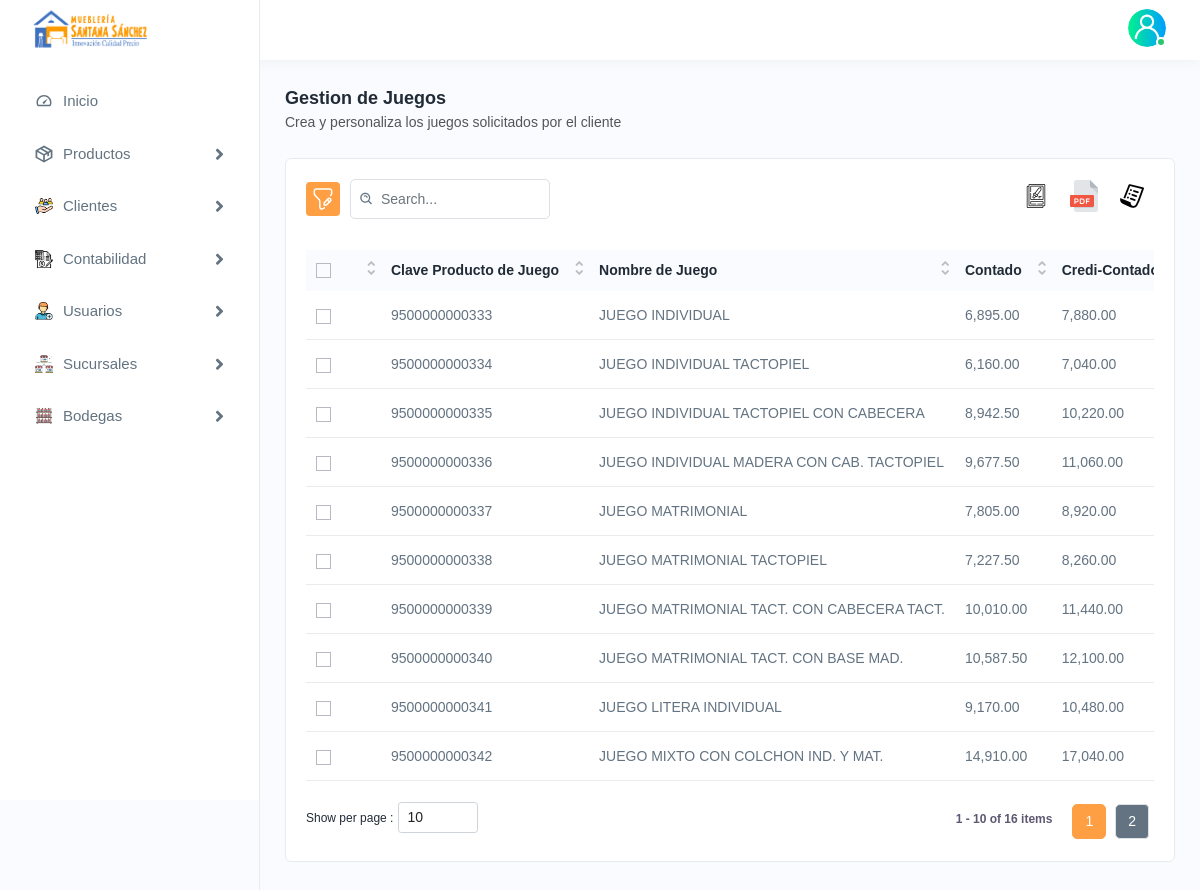
Page /juegos.php (signed in) on the committed database.
### tables this page shows
CREATE TABLE `suc_productos`  (
  `ID_PROD_SUC` int(10) UNSIGNED ZEROFILL NOT NULL AUTO_INCREMENT,
  `ID_CENTRO_OPERACIONES` int(10) UNSIGNED ZEROFILL NOT NULL,
  `CLAVE_PRODUCTO` varchar(14) NOT NULL,
  `EXISTENCIAS` int NOT NULL,
  PRIMARY KEY (`ID_PROD_SUC`) USING BTREE,
  INDEX `SUC_T1`(`ID_CENTRO_OPERACIONES` ASC) USING BTREE,
  INDEX `PROD_RL1`(`CLAVE_PRODUCTO` ASC) USING BTREE,
  CONSTRAINT `PROD_RL1` FOREIGN KEY (`CLAVE_PRODUCTO`) REFERENCES `productos` (`CLAVE_PRODUCTO`) ON DELETE RESTRICT ON UPDATE CASCADE,
  CONSTRAINT `SUC_T1` FOREIGN KEY (`ID_CENTRO_OPERACIONES`) REFERENCES `sucursales_bodegas` (`ID_CENTRO_OPERACIONES`) ON DELETE RESTRICT ON UPDATE CASCADE
);

CREATE TABLE `productos`  (
  `CLAVE_PRODUCTO` varchar(14) NOT NULL,
  `NOMBRE_PRODUCTO` varchar(150) NOT NULL,
  `ID_MARCA` int(11) UNSIGNED ZEROFILL NOT NULL,
  `CARACTERISTICAS_PRODUCTO` varchar(255) NOT NULL,
  `ID_COLOR` int(11) UNSIGNED ZEROFILL NOT NULL,
  `PRECIO_CONTADO` double NOT NULL,
  `PRECIO_CREDI_CONTADO` double NOT NULL,
  `PRECIO_CREDITO` double NOT NULL,
  `ENGANCHE` double NOT NULL,
  `COMISION` double NOT NULL,
  `ID_CLASIFICACION` int(10) UNSIGNED ZEROFILL NOT NULL,
  PRIMARY KEY (`CLAVE_PRODUCTO`) USING BTREE,
  INDEX `COLOR_PRO`(`ID_COLOR` ASC) USING BTREE,
  INDEX `MARCA_PRO`(`ID_MARCA` ASC) USING BTREE,
  INDEX `CLAS_PRO`(`ID_CLASIFICACION` ASC) USING BTREE,
  CONSTRAINT `CLAS_PRO` FOREIGN KEY (`ID_CLASIFICACION`) REFERENCES `clasificacion_productos` (`ID_CLASIFICACION`) ON DELETE RESTRICT ON UPDATE CASCADE,
  CONSTRAINT `COLOR_PRO` FOREIGN KEY (`ID_COLOR`) REFERENCES `colores` (`ID_COLOR`) ON DELETE RESTRICT ON UPDATE CASCADE,
  CONSTRAINT `MARCA_PRO` FOREIGN KEY (`ID_MARCA`) REFERENCES `marcas` (`ID_MARCA`) ON DELETE RESTRICT ON UPDATE CASCADE
);

### juegos.php (the view, shortened to what this page needs)
<!DOCTYPE html>
<html lang="en">
<head>
    <link rel="stylesheet" href="assets/css/bootstrap.min.css">
    <link rel="stylesheet" href="assets/css/animate.css">
    <link rel="stylesheet" href="assets/plugins/select2/css/select2.min.css">
    <link rel="stylesheet" href="assets/css/dataTables.bootstrap4.min.css">
    <link rel="stylesheet" href="assets/plugins/fontawesome/css/fontawesome.min.css">
    <link rel="stylesheet" href="assets/plugins/fontawesome/css/all.min.css">
    <link rel="stylesheet" href="assets/css/style.css">
    <link rel="stylesheet" href="assets/css/style_ventana.css">
    <link rel="stylesheet" href="assets/css/style2.css">
    <link rel="stylesheet" href="assets/css/style3.css">
    <link rel="stylesheet" href="assets/css/style4.css">
    <link rel="stylesheet" href="assets/css/style8.css">
</head>
<body>
    <div class="main-wrapper">
        <div class="header">
            <div class="header-left active">
                <a href="index.php" class="logo">
                    <img src="assets/img/logo_santana_dd1.png" alt="">
                </a>
            </div>
            <ul class="nav user-menu">
                <li class="nav-item dropdown has-arrow main-drop">
                    <a href="javascript:void(0);" class="dropdown-toggle nav-link userset" data-bs-toggle="dropdown">
                        <span class="user-img"><img src="assets/img/usuario.png" alt="">
                            <span class="status online"></span></span>
                    </a>
                </li>
            </ul>
        </div>
        <div class="sidebar" id="sidebar">
            <div class="sidebar-inner slimscroll">
                <div id="sidebar-menu" class="sidebar-menu">
                    <ul>
                        <li>
                            <a href="index.php"><img src="assets/img/icons/dashboard.svg" alt="img"><span>
                                    Inicio</span> </a>
                        </li>
                        <li class="submenu" id="productos4">
                            <a href="javascript:void(0);"><img src="assets/img/icons/product.svg" alt="img"><span>
                                    Productos</span> <span class="menu-arrow"></span></a>
                        </li>
                        <li class="submenu" id="clientes4">
                            <a href="javascript:void(0);"><img src="assets/img/icons/cliente.png" alt="img"><span>
                                    Clientes</span> <span class="menu-arrow"></span></a>
                        </li>
                        <li class="submenu" id="Contabilidad4">
                            <a href="javascript:void(0);"><img src="assets/img/icons/contabilidad.png" alt="img"><span>
                                    Contabilidad</span> <span class="menu-arrow"></span></a>
                        </li>
                        <li class="submenu" id="colaboradores4">
                            <a href="javascript:void(0);"><img src="assets/img/icons/agregar-usuario.png"
                                    alt="img"><span>
                                    Usuarios</span> <span class="menu-arrow"></span></a>
                        </li>
                        <li class="submenu" id="sucursales4">
                            <a href="javascript:void(0);"><img src="assets/img/icons/sucursales.png" alt="img"><span>
                                    Sucursales</span> <span class="menu-arrow"></span></a>
                        </li>
                        <li class="submenu" id="bodegas4">
                            <a href="javascript:void(0);"><img src="assets/img/icons/bodega (1).png" alt="img"><span>
                                    Bodegas</span> <span class="menu-arrow"></span></a>
                        </li>
                    </ul>
                </div>
            </div>
        </div>
        <div class="page-wrapper">
            <div class="content">
                <div class="page-header">
                    <div class="page-title">
                        <h4>Gestion de Juegos</h4>
                        <h6>Crea y personaliza los juegos solicitados por el cliente</h6>
                    </div>
                </div>
                <div class="card">
                    <div class="card-body">
                        <div class="table-top">
                            <div class="search-set">
                                <div class="search-path">
                                    <a class="btn btn-filter" id="filter_search">
                                        <img src="assets/img/icons/filter.svg" alt="img">
                                    </a>
                                </div>
                                <div class="search-input">
                                    <a class="btn btn-searchset"><img src="assets/img/icons/search-white.svg"
                                            alt="img"></a>
                                </div>
                            </div>
                            <div class="wordset">
                                <ul>
                                    <li>
                                        <a onclick="redirecttoJuego()" data-bs-toggle="tooltip" data-bs-placement="top"
                                            title="Realizar Nuevo Juego">
                                            <img src="assets/img/juegos-de-cartas.png" alt="img">
                                        </a>
                                    </li>
                                    <li>
                                        <a onclick="generarListaJuegos()" data-bs-toggle="tooltip" data-bs-placement="top"
                                            title="Imprimir Lista de Contenido de los Juegos">
                                            <img src="assets/img/pdf.png" alt="img">
                                        </a>
                                    </li>
                                    <li>
                                        <a onclick="generarListaDetalladaJuegos()" data-bs-toggle="tooltip" data-bs-placement="top"
                                            title="Imprimir Lista de Juegos">
                                            <img src="assets/img/lista-de-la-compra.png" alt="img">
                                        </a>
                                    </li>
                                </ul>
                            </div>
                        </div>
                        <div class="table-responsive">
                            <table class="table datanew">
                                <thead>
                                    <tr>
                                        <th>
                                            <label class="checkboxs">
                                                <span class="checkmarks"></span>
                                            </label>
                                        </th>
                                        <th>Clave Producto de Juego</th>
                                        <th>Nombre de Juego</th>
                                        <th>Contado</th>
                                        <th>Credi-Contado</th>
                                    </tr>
                                </thead>
                                <tbody>
                                    <?php
                                    require("conexion.php");
                                    $consulta1 = "CALL productosJuegos();";
                                    $ejecutarconsulta1 = mysqli_query($conexion, $consulta1);
                                    while ($tabla1 = mysqli_fetch_array($ejecutarconsulta1)) {
                                    ?>
                                        <tr>
                                            <td>
                                                <label class="checkboxs">
                                                    <span class="checkmarks"></span>
                                                </label>
                                            </td>
                                            <td><?php echo $tabla1[0]; ?></td>
                                            <td><?php echo $tabla1[1]; ?> <?php echo $tabla1[2]; ?></td>
                                            <td><?php echo number_format($tabla1[3], 2, '.', ','); ?></td>
                                            <td><?php echo number_format($tabla1[4], 2, '.', ','); ?></td>
                                        </tr>
                                    <?php
                                    }
                                    ?>
                                </tbody>
                            </table>
                        </div>
                    </div>
                </div>
            </div>
        </div>
    </div>
</body>
</html>

### assets/css/style_ventana.css (style rules this page uses)
body { transition: background-color 0.3s ease; }

### rows in the picture
suc_productos: CLAVE_PRODUCTO.CLAVE_PRODUCTO "9500000000333", CLAVE_PRODUCTO.NOMBRE_PRODUCTO "JUEGO", CLAVE_PRODUCTO.CARACTERISTICAS_PRODUCTO "INDIVIDUAL", CLAVE_PRODUCTO.PRECIO_CONTADO "6,895.00", CLAVE_PRODUCTO.PRECIO_CREDI_CONTADO "7,880.00"
suc_productos: CLAVE_PRODUCTO.CLAVE_PRODUCTO "9500000000334", CLAVE_PRODUCTO.NOMBRE_PRODUCTO "JUEGO", CLAVE_PRODUCTO.CARACTERISTICAS_PRODUCTO "INDIVIDUAL TACTOPIEL", CLAVE_PRODUCTO.PRECIO_CONTADO "6,160.00", CLAVE_PRODUCTO.PRECIO_CREDI_CONTADO "7,040.00"
suc_productos: CLAVE_PRODUCTO.CLAVE_PRODUCTO "9500000000335", CLAVE_PRODUCTO.NOMBRE_PRODUCTO "JUEGO", CLAVE_PRODUCTO.CARACTERISTICAS_PRODUCTO "INDIVIDUAL TACTOPIEL CON CABECERA", CLAVE_PRODUCTO.PRECIO_CONTADO "8,942.50", CLAVE_PRODUCTO.PRECIO_CREDI_CONTADO "10,220.00"
suc_productos: CLAVE_PRODUCTO.CLAVE_PRODUCTO "9500000000336", CLAVE_PRODUCTO.NOMBRE_PRODUCTO "JUEGO", CLAVE_PRODUCTO.CARACTERISTICAS_PRODUCTO "INDIVIDUAL MADERA CON CAB. TACTOPIEL", CLAVE_PRODUCTO.PRECIO_CONTADO "9,677.50", CLAVE_PRODUCTO.PRECIO_CREDI_CONTADO "11,060.00"
suc_productos: CLAVE_PRODUCTO.CLAVE_PRODUCTO "9500000000337", CLAVE_PRODUCTO.NOMBRE_PRODUCTO "JUEGO", CLAVE_PRODUCTO.CARACTERISTICAS_PRODUCTO "MATRIMONIAL", CLAVE_PRODUCTO.PRECIO_CONTADO "7,805.00", CLAVE_PRODUCTO.PRECIO_CREDI_CONTADO "8,920.00"
suc_productos: CLAVE_PRODUCTO.CLAVE_PRODUCTO "9500000000338", CLAVE_PRODUCTO.NOMBRE_PRODUCTO "JUEGO", CLAVE_PRODUCTO.CARACTERISTICAS_PRODUCTO "MATRIMONIAL TACTOPIEL", CLAVE_PRODUCTO.PRECIO_CONTADO "7,227.50", CLAVE_PRODUCTO.PRECIO_CREDI_CONTADO "8,260.00"
suc_productos: CLAVE_PRODUCTO.CLAVE_PRODUCTO "9500000000339", CLAVE_PRODUCTO.NOMBRE_PRODUCTO "JUEGO", CLAVE_PRODUCTO.CARACTERISTICAS_PRODUCTO "MATRIMONIAL TACT. CON CABECERA TACT.", CLAVE_PRODUCTO.PRECIO_CONTADO "10,010.00", CLAVE_PRODUCTO.PRECIO_CREDI_CONTADO "11,440.00"
suc_productos: CLAVE_PRODUCTO.CLAVE_PRODUCTO "9500000000340", CLAVE_PRODUCTO.NOMBRE_PRODUCTO "JUEGO", CLAVE_PRODUCTO.CARACTERISTICAS_PRODUCTO "MATRIMONIAL TACT. CON BASE MAD.", CLAVE_PRODUCTO.PRECIO_CONTADO "10,587.50", CLAVE_PRODUCTO.PRECIO_CREDI_CONTADO "12,100.00"
suc_productos: CLAVE_PRODUCTO.CLAVE_PRODUCTO "9500000000341", CLAVE_PRODUCTO.NOMBRE_PRODUCTO "JUEGO", CLAVE_PRODUCTO.CARACTERISTICAS_PRODUCTO "LITERA INDIVIDUAL", CLAVE_PRODUCTO.PRECIO_CONTADO "9,170.00", CLAVE_PRODUCTO.PRECIO_CREDI_CONTADO "10,480.00"
suc_productos: CLAVE_PRODUCTO.CLAVE_PRODUCTO "9500000000342", CLAVE_PRODUCTO.NOMBRE_PRODUCTO "JUEGO", CLAVE_PRODUCTO.CARACTERISTICAS_PRODUCTO "MIXTO CON COLCHON IND. Y MAT.", CLAVE_PRODUCTO.PRECIO_CONTADO "14,910.00", CLAVE_PRODUCTO.PRECIO_CREDI_CONTADO "17,040.00"
